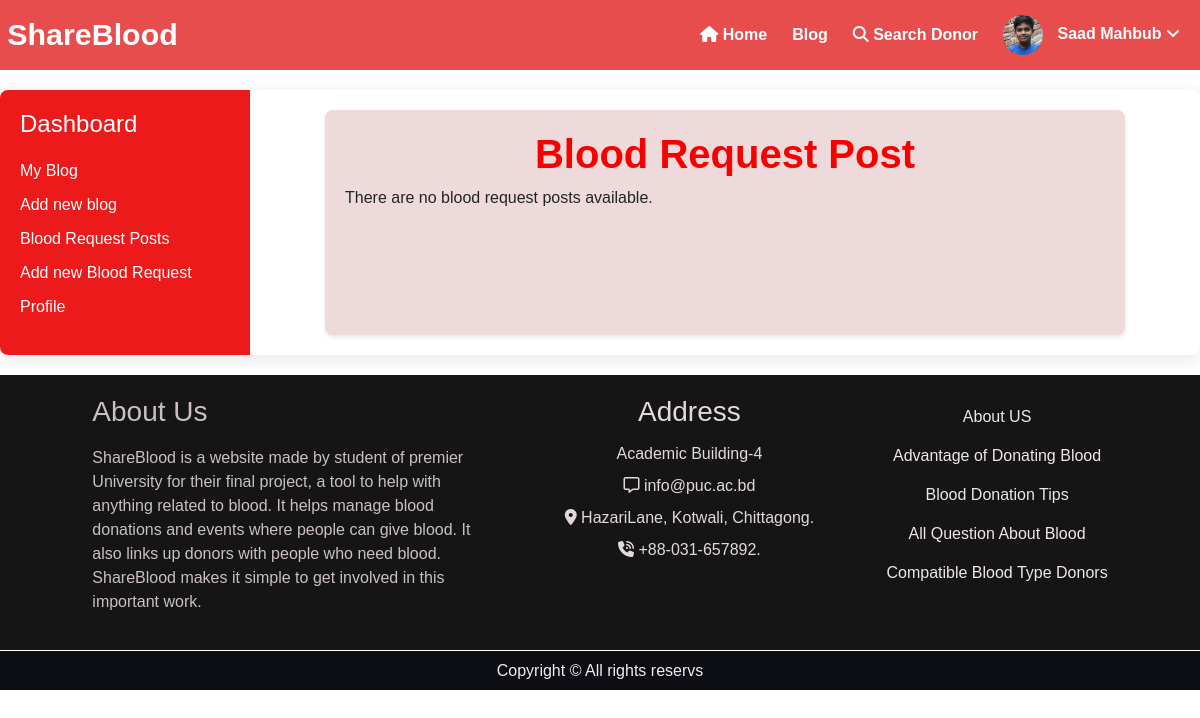
/dashbloodReq (signed in), run on an earlier commit of the app's database.
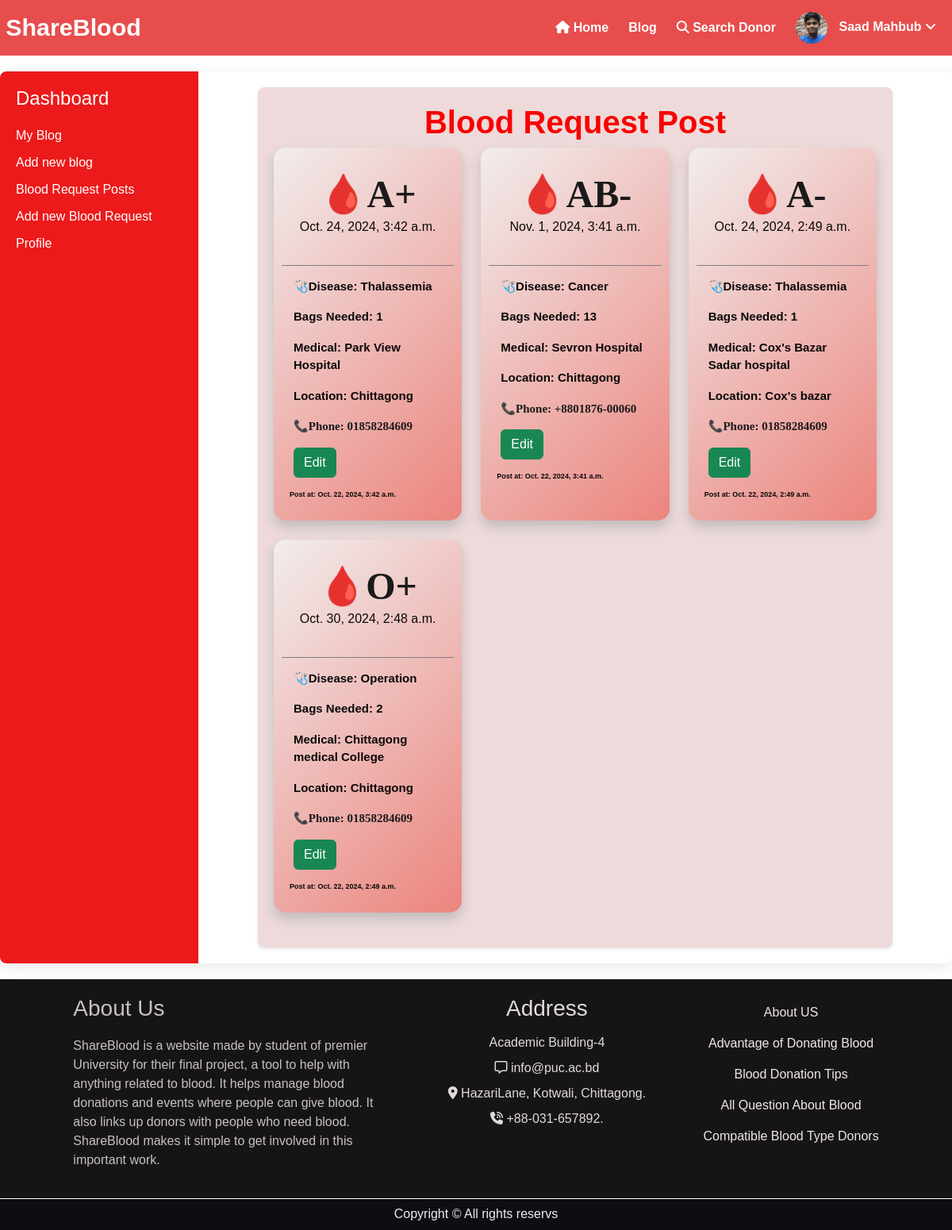
And on a later commit of the database.
### bloodology/models.py (models this page shows, shortened)
class UserProfile(models.Model):
        user = models.OneToOneField(User, on_delete=models.CASCADE)
        name = models.CharField(max_length=150)
        blood_group = models.CharField(max_length=5)
        phone_number = models.CharField(max_length=15)
        address = models.CharField(max_length=250)
        profile_img = models.ImageField(upload_to='Images')
        otp = models.CharField(max_length=6, blank=True, null=True)  # Store OTP
        otp_expiration = models.DateTimeField(blank=True, null=True)  # Expiration time for OTP

class BloodRequestPost(models.Model):
        BLOOD_GROUP_CHOICES = [
                ('A+', 'A+'),
                ('A-', 'A-'),
                ('B+', 'B+'),
                ('B-', 'B-'),
                ('O+', 'O+'),
                ('O-', 'O-'),
                ('AB+', 'AB+'),
                ('AB-', 'AB-'),
        ]
        user_profile = models.ForeignKey(UserProfile, on_delete=models.CASCADE)
        blood_group = models.CharField(max_length=10, choices=BLOOD_GROUP_CHOICES)
        date_time = models.DateTimeField()
        Disease_name = models.CharField(max_length=100)
        No_of_bag = models.IntegerField()
        medical_name = models.CharField( max_length=150)
        location = models.CharField(max_length=255)
        phone_number = models.CharField(max_length=15)
        created_at = models.DateTimeField(auto_now_add=True)

### bloodology/views.py (the view)
# urls.py: path('dashbloodReq', views.dash_blood_requests, name='dashbloodReq'),
@login_required
def dash_blood_requests(request):
    requests = BloodRequestPost.objects.filter(user_profile=request.user.userprofile).order_by('-created_at')
    return render(request, 'bloodology/dashBloodRequest.html', {'requests': requests})

### bloodology/templates/bloodology/dashBloodRequest.html (shortened to what this page needs)
{% extends 'bloodology/base.html' %}
{% load static %}
{% block content %}
<body>
    <div class="dashboard">
        <div class="sidebar">
            <h2>Dashboard</h2>
            <nav>
                <ul>
                    <li><a href="{% url 'dashboard' %}">My Blog</a></li>
                    <li><a href="{% url 'blogapostform' %}">Add new blog</a></li>
                    <li><a href="{% url 'dashbloodReq' %}">Blood Request Posts</a></li>
                    <li><a href="{% url 'addRequest' %}">Add new Blood Request</a></li>
                    <li><a href="{% url 'profile' %}">Profile</a></li>
                </ul>
            </nav>
        </div>
        <div class="blogcontainer col-sm-10">
            <h1>Blood Request Post</h1>
            <div class="row">
                {% for post in requests %}
                <div class="post-page col-lg-4 col-md-6 col-sm-8 col-10 mb-4 d-flex justify-content-center">
                    <div class="blood-request-card-alt_p">
                        <div class="card-header_p">
                            <h2 class="blood-group">{{ post.blood_group }}</h2>
                            <p class="date-time">{{ post.date_time }}</p>
                        </div>
                        <div class="card-body_p">
                            <p class="disease-name">Disease: {{ post.Disease_name }}</p>
                            <p class="number-of-bags">Bags Needed: {{ post.No_of_bag }}</p>
                            <p class="location">Medical: {{ post.medical_name }}</p>
                            <p class="location">Location: {{ post.location }}</p>
                            <p class="phone-number">Phone: {{ post.phone_number }}</p>
                        </div>
                        <a href="{% url 'updateaddRequest' post.id %}" class="edit-btn">
                            <button type="submit" class='btn btn-success'>Edit</button>
                        </a>
                        <div class="post-user-info">
                            <p class="create_at">Post at: {{ post.created_at }}</p>
                        </div>
                    </div>
                </div>
                {% empty %}
                <p>There are no blood request posts available.</p>
                {% endfor %}
            </div>
        </div>
    </div>
</body>
{% endblock content %}

### bloodology/templates/bloodology/base.html (shortened to what this page needs)
<!DOCTYPE html>
{% load static %}
<html lang="en">
<head>
    <link rel="stylesheet" href="{% static 'bloodology/css/style.css' %}">
    <link rel="stylesheet" href="{% static 'bloodology/css/bootstrap.css' %}">
</head>
<body>
    <div class="navigation">
        <div class="nav-left">
            <div class="nav-logo">
                <a href="{% url 'home' %}">ShareBlood</a>
            </div>
        </div>
        <div class="nav-right" id="nav-right">
            <a href="{% url 'home' %}"><i class="fa-solid fa-house"></i> Home</a>
            <a href="{% url 'blogapost' %}">Blog</a>
            <a href="{% url 'All_Donors' %}"><i class="fa-solid fa-search"></i> Search Donor</a>
            {% if request.user.is_authenticated %}
            <div class="user-dropdown">
                <a href="#" class="user-profile" onclick="toggleDropdown(event)">
                    {% if request.user.userprofile %}
                    <img src="{{ request.user.userprofile.profile_img.url }}" alt="Profile Image" class="dprofile-img">
                    {{ request.user.userprofile.name }} <i class='fas fa-angle-down'></i>
                    {% else %}
                    <img src="{% static 'bloodology/image/image.png' %}" alt="Admin" class="dprofile-img">
                    Admin Profile <i class='fas fa-angle-down'></i>
                    {% endif %}
                </a>
            </div>
            {% else %}
            <a href="{% url 'signUp' %}"><i class="fa-solid fa-user-plus"></i> SignUp</a>
            <a href="{% url 'login' %}"><i class="fas fa-sign-in"></i> Login</a>
            {% endif %}
        </div>
    </div>
    {% block content %}
    {% endblock content %}
    <div class="footer">
        <div class="footer-2">
            <div >
                <div class="about">
                    <h3>About Us</h3>
                    <p>ShareBlood is a website made by student of premier University for their final project, a tool to help with anything related to blood. It helps manage blood donations and events where people can give blood. It also links up donors with people who need blood. ShareBlood makes it simple to get involved in this important work.</p>
                </div>
            </div>
            <div class="address">
                <h3>Address</h3>
                <p>Academic Building-4</p>
                <p><i class="fa-regular fa-message"></i> info@puc.ac.bd</p>
                <p><i class="fa-solid fa-location-dot"></i> HazariLane, Kotwali, Chittagong.</p>
                <p><i class="fa-solid fa-phone-volume"></i> +88-031-657892.</p>
            </div>
            <div class="msg">
                <div class="advantage">
                    <h4><a href="{% url 'About' %}">About US</a></h4>
                    <h4><a href="{% url 'advantage' %}">Advantage of Donating Blood</a></h4>
                    <h4><a href="{% url 'Blood_Donation_Tips' %}">Blood Donation Tips</a></h4>
                    <h4><a href="{% url 'AboutBdonation' %}">All Question About Blood</a></h4>
                    <h4><a href="{% url 'Compatible' %}">Compatible Blood Type Donors</a></h4>
                </div>
            </div>
        </div>
        <div class="copyright">
            Copyright © All rights reservs
        </div>
    </div>
</body>
</html>

### static/bloodology/css/style.css (style rules this page uses)
* { margin: 0; border: border-box; font-family: sans-serif; }
.navigation { height: 70px; background-color: rgb(231, 77, 77); display: flex; justify-content: space-between; align-items: center; padding: 0 20px; position: relative; }
.nav-left, .nav-right { display: flex; align-items: center; }
.nav-logo { height: 65px; width: 120px; margin-right: 20px; display: flex; align-items: center; justify-content: center; padding-left: 10px; }
.nav-logo a { font-size: 1.9rem; font-weight: 50px; color: white; }
.navigation a { text-decoration: none; color: rgb(255, 255, 255); font-weight: 550; margin-left: 15px; }
.nav-right a { margin-left: 25px; }
.dprofile-img { width: 40px; height: 40px; border-radius: 50%; object-fit: cover; margin-right: 10px; vertical-align: middle; }
.user-dropdown { position: relative; }
.nav-right { display: flex; }
.post-page { display: flex; justify-content: center; margin-bottom: 15px; }
.blood-request-card-alt_p { width: 100%; max-width: 400px; border-radius: 15px; overflow: hidden; background: linear-gradient(135deg, #f1eded, #ec847d); color: #0a0909; box-shadow: 0 8px 15px rgba(180, 179, 179, 0.788); padding: 10px; }
.card-header_p { margin: auto; padding: 20px; text-align: center; border-bottom: 1px solid gray; }
.card-header_p h2 { font-size: 3rem; font-weight: bold; margin: 0; }
.card-body_p { padding-left: 0; text-align: left; font-weight: bold; line-height: 1.5; font-size: 15px; margin: 15px; }
.disease-name, .location, .phone-number, .number-of-bags { font-weight: bold; }
.phone-number::before { content: '📞'; }
.disease-name::before { content: '🩺'; }
.blood-group::before { content: '🩸'; }
.post-user-info { display: flex; align-items: center; }
.create_at { font-size: xx-small; font-weight: bold; text-align: left; margin-left: 10px; margin-top: 15px; }
@media (min-width: 992px) { .post-page { flex: 0 0 32%; } }
.blood-group, .phone-number, .addresses { font-size: 1em; color: #1b1a1a; font-family: 'Times New Roman', Times, serif; margin-top: 8px; margin-bottom: 15px; font-weight: bold; }
.advantage h4 a { text-decoration: none; color: rgb(241, 230, 230); line-height: 25px; font-size: medium; }
.about { width: 400px; }
.footer-2 { padding: 20px; display: flex; justify-content: space-evenly; align-items: flex-start; flex-wrap: wrap; background-color: rgb(22, 21, 21); color: rgb(202, 192, 192); }
.footer-2 h3 { padding-bottom: 10px; }
.address { text-align: center; line-height: 15px; color: rgb(226, 217, 217); }
.advantage { display: flex; flex-direction: column; align-items: center; }
.advantage h4 { margin: 5px 0; }
.copyright { display: flex; align-items: center; justify-content: center; border-top: 1px solid white; background-color: rgb(13, 13, 20); height: 40px; color: rgb(238, 238, 238); }
.blogcontainer { max-width: 800px; margin: 20px auto; padding: 20px; background-color: #eedada; border-radius: 8px; box-shadow: 0 2px 4px rgba(0, 0, 0, 0.1); }
.blogcontainer h1 { text-align: center; color: #f80000; font-weight: bold; }
.dashboard { display: flex; max-width: 1200px; margin: 20px auto; background: #fff; border-radius: 8px; box-shadow: 0 4px 20px rgba(0, 0, 0, 0.1); }
.sidebar { background-color: #ec1a1a; color: white; padding: 20px; width: 250px; border-top-left-radius: 8px; border-bottom-left-radius: 8px; }
.sidebar h2 { font-size: 1.5rem; margin-bottom: 20px; }
.sidebar nav ul { list-style: none; padding: 0; }
.sidebar nav ul li { margin: 10px 0; }
.sidebar nav ul li a { color: white; text-decoration: none; font-weight: 500; }
.blogcontainer { flex-grow: 1; padding: 20px; }
.btn { margin-right: 10px; }

### bloodology/templates/bloodology/dashBloodRequest.html (style rules this page uses)
.btn { margin-left:15px; }

What changed in the data, as far as the page shows it:
added BloodRequestPost: blood_group "A+", date_time "Oct. 24, 2024, 3:42 a.m.", Disease_name "Thalassemia", No_of_bag "1", medical_name "Park View Hospital", location "Chittagong", phone_number "01858284609", created_at "Oct. 22, 2024, 3:42 a.m."
added BloodRequestPost: blood_group "AB-", date_time "Nov. 1, 2024, 3:41 a.m.", Disease_name "Cancer", No_of_bag "13", medical_name "Sevron Hospital", location "Chittagong", phone_number "+8801876-00060", created_at "Oct. 22, 2024, 3:41 a.m."
added BloodRequestPost: blood_group "A-", date_time "Oct. 24, 2024, 2:49 a.m.", Disease_name "Thalassemia", No_of_bag "1", medical_name "Cox's Bazar Sadar hospital", location "Cox's bazar", phone_number "01858284609", created_at "Oct. 22, 2024, 2:49 a.m."
added BloodRequestPost: blood_group "O+", date_time "Oct. 30, 2024, 2:48 a.m.", Disease_name "Operation", No_of_bag "2", medical_name "Chittagong medical College", location "Chittagong", phone_number "01858284609", created_at "Oct. 22, 2024, 2:49 a.m."
Also different on the page:
text no longer shown: "There are no blood request posts available."
